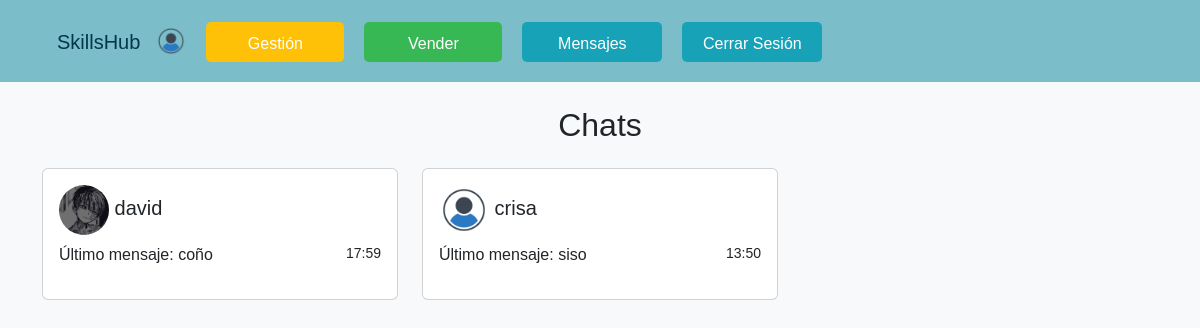
/rooms (signed in), run on the app's committed database.
### SkillsHub/models.py (models this page shows, shortened)
class Usuario(AbstractUser):
    nombre = models.CharField(max_length=100)
    saldo = models.DecimalField(max_digits=10, decimal_places=2, default=0, null=True)
    avatar = models.ImageField(upload_to='avatars/', default='avatars/perfil.png')
    comentario = models.TextField(blank=True, null=True)
    baneado = models.BooleanField(default=False)
    seguidores = models.ManyToManyField("self", symmetrical=False, related_name='usuarios_seguidores', blank=True)
    seguidos = models.ManyToManyField("self", symmetrical=False, related_name='usuarios_seguidos', blank=True)
    insignia_perfil = models.ForeignKey(UsuarioInsignia, null=True, blank=True, on_delete=models.SET_NULL, related_name='insignia_en_perfil')
    def __str__(self):
        return self.username

class Room(models.Model):
    name=models.CharField(max_length=20)
    slug = models.SlugField(max_length=20, unique=True)  # id sala unico
    usuarios = models.ManyToManyField(Usuario, related_name='rooms')  # para adjudicar sala a los usuarios y poder filtrar

class Mensaje(models.Model):
    content=models.TextField()
    usuario=models.ForeignKey(Usuario,on_delete=models.CASCADE)
    room=models.ForeignKey(Room,on_delete=models.CASCADE)
    created_on=models.DateTimeField(default=timezone.now)

### SkillsHub/views.py (the view)
# urls.py: path('rooms',  login_required(views.room), name="rooms"),
def room(request):
    current_user = request.user
    rooms = Room.objects.filter(usuarios=current_user) # que solo te salgan los chats del usuario actual
    for room in rooms:
        otro = room.usuarios.exclude(username=current_user.username).first()
        room.otro_usuario = otro if otro else None # incluir el objeto completo del otro usuario en el contexto
        ultimo_mensaje = Mensaje.objects.filter(room=room).order_by('-created_on').first()
        room.ultimo_mensaje = ultimo_mensaje if ultimo_mensaje else "No hay mensajes"
    return render(request, "Proyecto/rooms.html", {'rooms': rooms})

### SkillsHub/templates/Proyecto/rooms.html (shortened to what this page needs)
{% extends './base.html' %}
{% block content %}
{% load static %}
<div class="container mt-4">
    <h2 class="text-center mb-4">Chats</h2>
    {% if rooms %}
    <div class="row">
        {% for room in rooms %}
        <div class="col-md-4 mb-3">
            <div class="card">
                <div class="card-body">
                    <a href="{% url 'chat' room.slug %}" style="text-decoration: none; color: inherit;">
                        <h5 class="card-title">
                            <img src="{{ room.otro_usuario.avatar.url }}" alt="Avatar" style="max-width: 50px; border-radius: 50%;">
                            {{ room.otro_usuario }}
                        </h5>
                        <p class="mt-1">Último mensaje: {{ room.ultimo_mensaje.content }} <small>{{ room.ultimo_mensaje.created_on|date:"H:i" }}</small></p>
                    </a>
                </div>
            </div>
        </div>
        {% endfor %}
    </div>
    {% else %}
    <div class="alert alert-info" role="alert">
        No hay chats disponibles en este momento.
    </div>
    {% endif %}
</div>
{% endblock %}

### SkillsHub/templates/Proyecto/base.html (shortened to what this page needs)
{% load static %}
<!DOCTYPE html>
<html lang="es">
<head>
    <link href="https://cdn.jsdelivr.net/npm/bootstrap@5.3.3/dist/css/bootstrap.min.css" rel="stylesheet">
</head>
<body>
   <div class="container-fluid no-margin-padding">
        <nav class="page-header navbar navbar-expand-lg navbar-light">
            <div class="container">
                <h1 class="navbar-brand"><a href="{% url 'servicios' %}" style="text-decoration: none; color: inherit;">SkillsHub</a></h1>
                {% if user.avatar %}
                    <div class="d-flex align-items-center avatar-container">
                        <a href="{% url 'perfil_usuario' user.pk %}">
                            <img src="{{ user.avatar.url }}" class="avatar" alt="Avatar">
                        </a>
                    </div>
                {% endif %}
                <div class="collapse navbar-collapse" id="navbarNav">
                    <ul class="navbar-nav text-center">
                        {% if user.is_authenticated %}
                            {% if request.user.is_authenticated and request.user.is_superuser %}
                                <li class="nav-item"><a href="{% url 'gestion' %}" class="nav-link btn btn-warning">Gestión</a></li>
                            {% endif %}
                            <li class="nav-item"><a href="{% url 'nuevo_servicio' %}" class="nav-link btn success btn-success">Vender</a></li>
                            <li class="nav-item"><a href="{% url 'rooms' %}" class="nav-link btn btn-info info text-white">Mensajes</a></li>
                            <li class="nav-item">
                                <form action="{% url 'logout' %}" method="post">
                                    <button type="submit" class="btn btn-info info text-white">Cerrar Sesión</button>
                                </form>
                            </li>
                        {% else %}
                            <li class="nav-item"><a href="{% url 'login' %}" class="nav-link btn btn-info info text-white">Iniciar Sesión</a></li>
                            <li class="nav-item"><a href="{% url 'register' %}" class="nav-link btn btn-info info text-white">Regístrate</a></li>
                        {% endif %}
                    </ul>
                </div>
            </div>
        </nav>
    </div>
    <div class="container-fluid">
        <div class="row">
            <div class="col">
                {% block content %}
                {% endblock %}
            </div>
        </div>
    </div>
</body>
</html>

### SkillsHub/templates/Proyecto/base.html (style rules this page uses)
body { background-color: #f8f9fa; font-family: Arial, sans-serif; margin: 0; padding: 0; }
.page-header { background-color: #7bbec9; }
.page-header { display: flex; justify-content: space-between; align-items: center; padding: 10px; }
.page-header h1 { margin-left: 15px; color: #04364A; margin-top: 10px; }
.btn { display: inline-block; padding: 10px 20px; margin: 10px; font-size: 16px; text-decoration: none; color: #fff; border: none; border-radius: 5px; cursor: pointer; transition: background-color 0.3s ease; }
.btn-warning { background-color: #ffc107; width: 138px; height: 40px; margin-left: 10px; margin-top: 12px; }
.success { background-color: #37b855; width: 138px; height: 40px; margin-top: 12px; }
.info { background-color: #17a2b8; width: 140px; height: 40px; margin-left: 10px; margin-top: 12px; }
.avatar { width: 30px; height: 30px; border-radius: 50%; margin-right: 10px; }
.no-margin-padding { margin: 0 !important; padding: 0 !important; }

### SkillsHub/templates/Proyecto/rooms.html (style rules this page uses)
small { float: right; margin-left: 10%; }

### data on the page
Usuario: avatar (picture)
Room: otro_usuario.avatar (picture), otro_usuario "david", ultimo_mensaje.content "coño", ultimo_mensaje.created_on "17:59"
Room: otro_usuario.avatar (picture), otro_usuario "crisa", ultimo_mensaje.content "siso", ultimo_mensaje.created_on "13:50"
